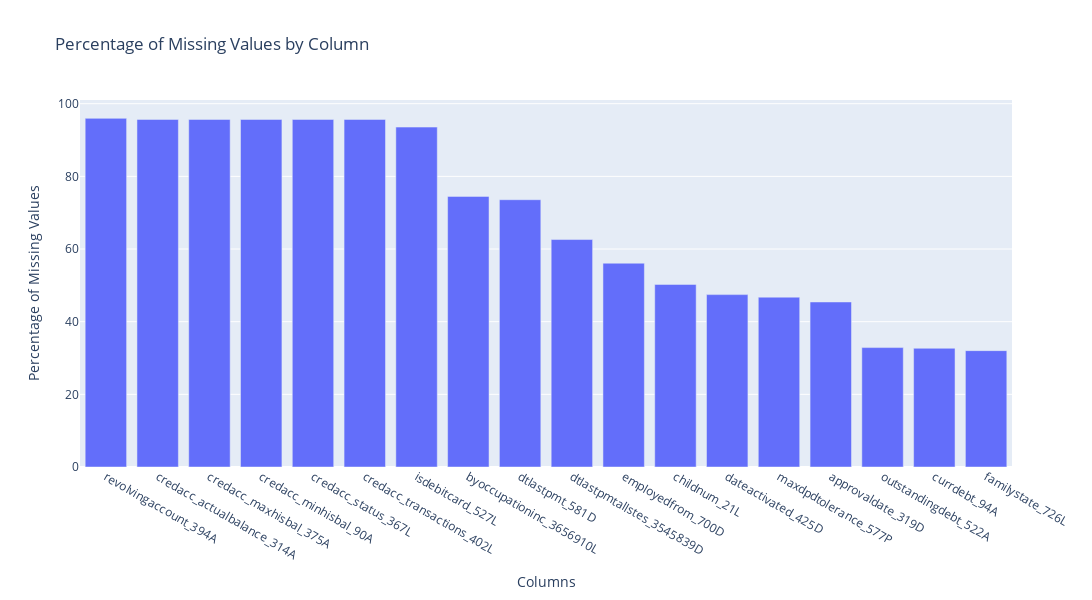

Write notebook code for a chart like this one.
### Code cell
missing_values_dict = get_columns_high_missing_values(
    df_applprev_1_0, threshold=25, display=True
)

df_applprev_1_0 = df_applprev_1_0.drop(*list(missing_values_dict.keys()))

### Figure 1 — Plotly figure (JSON) as saved in the notebook; plotly's stock layout.template omitted (floating-point values rounded to 4 significant figures)
{"data": [{"type": "bar", "x": ["revolvingaccount_394A", "credacc_actualbalance_314A", "credacc_maxhisbal_375A", "credacc_minhisbal_90A", "credacc_status_367L", "credacc_transactions_402L", "isdebitcard_527L", "byoccupationinc_3656910L", "dtlastpmt_581D", "dtlastpmtallstes_3545839D", "employedfrom_700D", "childnum_21L", "dateactivated_425D", "maxdpdtolerance_577P", "approvaldate_319D", "outstandingdebt_522A", "currdebt_94A", "familystate_726L"], "y": [95.97, 95.67, 95.67, 95.67, 95.67, 95.67, 93.57, 74.49, 73.58, 62.61, 56.1, 50.26, 47.45, 46.75, 45.43, 32.87, 32.68, 32.03]}], "layout": {"bargap": 0.2, "height": 600, "title": {"text": "Percentage of Missing Values by Column"}, "width": 1800, "xaxis": {"tickmode": "linear", "title": {"text": "Columns"}}, "yaxis": {"title": {"text": "Percentage of Missing Values"}}}}
